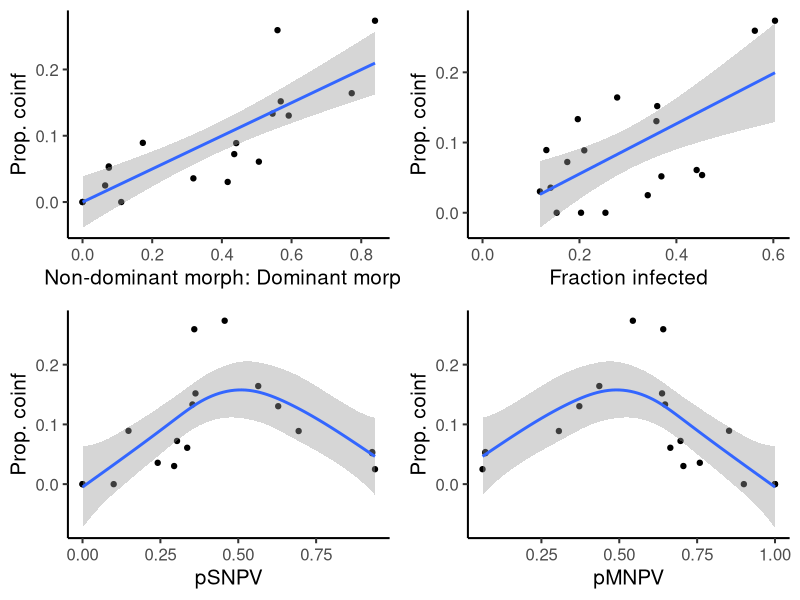

Source code (R):
library(tidyverse)
library(gridExtra)

setwd("/Users/katherinedixon/Documents/StuffINeed/_Research/Two_Pathogen_Evolution/morphotype_dist")

site_inf <- read_csv("data/site_infection_data_2019-2020.csv")
ll_data <- read_csv("data/literature_dist_data.csv")

# calculating the infection totals for all the natural sites that weren't included in biopesticide spray projects
site_inf_totals <- site_inf %>% filter(sprayed == FALSE) %>% group_by(state,latitude,longitude,site,year) %>%
  summarize(sum_MNPV = sum(MNPV,na.rm=TRUE), sum_SNPV = sum(SNPV,na.rm=TRUE),
            coinf = sum(coinfections,na.rm=TRUE),sum_total = sum(infected),
            sum_insect = sum(total),
            sum_infected = sum(infected)) %>% rename(MNPV = sum_MNPV,SNPV = sum_SNPV, Site = site) %>%
  mutate(total_iso = MNPV + SNPV,
         total_known = MNPV + SNPV - coinf,
         pSNPV = SNPV/total_iso,
         pMNPV = MNPV/total_iso,
         p_coinf = coinf/total_known) %>% 
  mutate(frac_inf = sum_infected/sum_insect,
         dom = max(pMNPV,pSNPV), ndom = min(pMNPV,pSNPV)) %>% mutate(rat = ndom/dom)

# analysing coinfections

mod1 <- glm(p_coinf ~ pMNPV, data = site_inf_totals, family = 'quasibinomial')
mod2 <- glm(p_coinf ~ pSNPV, data = site_inf_totals, family = 'quasibinomial')
mod3 <- glm(p_coinf ~ rat, data = site_inf_totals, family = 'quasibinomial')
mod4 <- glm(p_coinf ~ 1, data = site_inf_totals, family = 'quasibinomial')
summary(mod1)
summary(mod2)
summary(mod3)
summary(mod4)

anova(mod1,mod4, test = "Chisq")
anova(mod2,mod4, test = "Chisq")
anova(mod3,mod4, test = "Chisq")

pdf("figures/prop_coinf_ratio.pdf",height = 10, width = 10)
plt1 <- site_inf_totals %>% ungroup() %>% mutate(pred = pSNPV*pMNPV) %>%
  ggplot() + aes(x = rat,y = p_coinf) + geom_point() + theme_classic(base_size = 15) + 
  xlab("Non-dominant morph: Dominant morph") + ylab("Prop. coinf") +
  geom_smooth(method = 'glm')
plt2 <- site_inf_totals %>% ungroup() %>% mutate(pred = pSNPV*pMNPV) %>%
  ggplot() + aes(x = frac_inf,y = p_coinf) + geom_point() + theme_classic(base_size = 15) + 
  xlab("Fraction infected") + ylab("Prop. coinf") +
  geom_smooth(method = 'glm')
plt3 <- site_inf_totals %>% ungroup() %>% mutate(pred = pSNPV*pMNPV) %>%
  ggplot() + aes(x = pSNPV,y = p_coinf) + geom_point() + theme_classic(base_size = 15) + 
  xlab("pSNPV") + ylab("Prop. coinf") +
  geom_smooth(method = 'gam')
plt4 <- site_inf_totals %>% ungroup() %>% mutate(pred = pSNPV*pMNPV) %>%
  ggplot() + aes(x = pMNPV,y = p_coinf) + geom_point() + theme_classic(base_size = 15) + 
  xlab("pMNPV") + ylab("Prop. coinf") +
  geom_smooth(method = 'gam')

grid.arrange(plt1,plt2,plt3,plt4,nrow=2)
dev.off()

site_summary <- site_inf_totals %>% filter(total_iso >0) %>% arrange(Site) %>%
  select(Site,MNPV,SNPV,total_iso,state,latitude,longitude) %>% 
  rename(site = Site, total = total_iso) %>% mutate(elevation = NA, source = 'Dwyer Lab PCR Collections')
site_summary$site_no <- 111:128

ll_data <- rbind(ll_data,site_summary)

write_csv(ll_data, "data/morphotye_distribution_data.csv")
